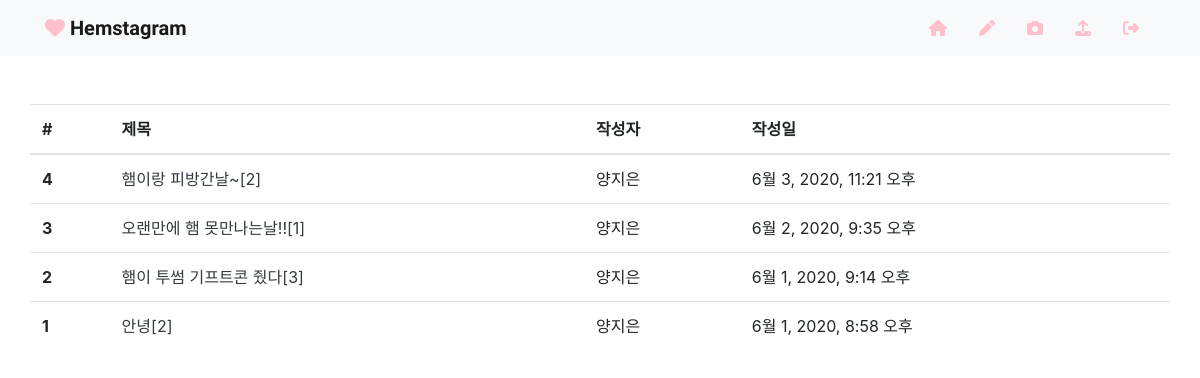
Page /articles/ (signed in) on the earlier database version.
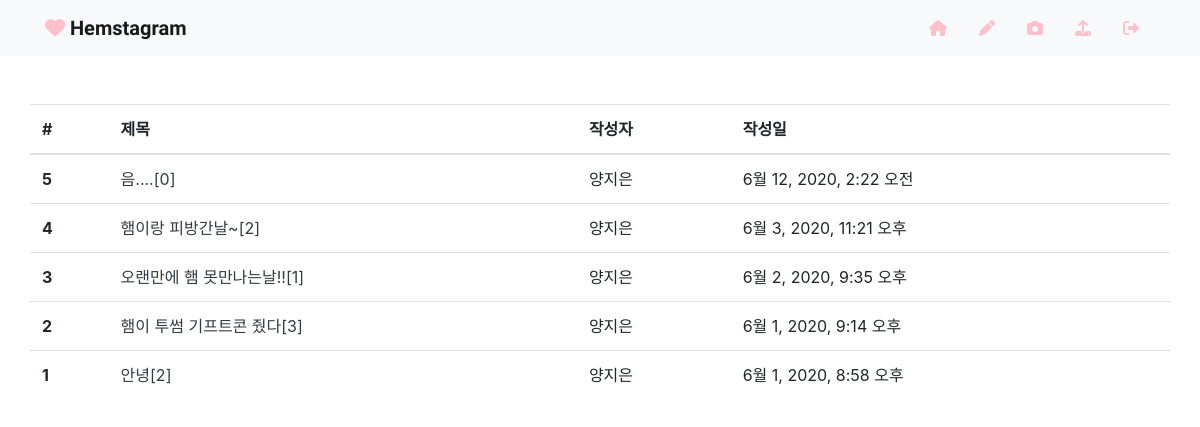
Same page on the later database version.
### articles/models.py (models this page shows)
class Article(models.Model):
    title = models.CharField(max_length=20)
    content = models.TextField()
    created_at = models.DateTimeField(auto_now_add=True)
    updated_at = models.DateTimeField(auto_now=True)
    author = models.ForeignKey(settings.AUTH_USER_MODEL, on_delete=models.CASCADE, related_name='my_articles')
    like_users = models.ManyToManyField(settings.AUTH_USER_MODEL, related_name='like_articles')

### articles/views.py (the view)
# urls.py: path('', views.article_list, name='article_list'),
@require_GET
@login_required
def article_list(request):
    articles = Article.objects.order_by('-created_at')
    paginator = Paginator(articles, 10)
    page = request.GET.get('page')
    page_obj = paginator.get_page(page)
    context = {
        'articles': articles,
        'page_obj': page_obj
    }
    return render(request, 'articles/article_list.html', context)

### articles/templates/articles/article_list.html (shortened to what this page needs)
{% extends 'base.html' %}
{% load bootstrap_pagination %}
{% block body %}
    <table class="table">
      <thead>
        <tr>
          <th scope="col">#</th>
          <th scope="col">제목</th>
          <th scope="col">작성자</th>
          <th scope="col">작성일</th>
        </tr>
      </thead>
      <tbody>
        {% for article in page_obj %}
          <tr>
            <th scope="row">{{ article.pk }}</th>
            <td><a class="text-decoration-none text-dark" href="{% url 'articles:article_detail' article.pk %}">{{ article.title }}[{{ article.comments.count }}]</a></td>
            <td>{{ article.author }}</td>
            <td>{{ article.created_at }}</td>
          </tr>
        {% endfor %}
      </tbody>
    </table>
{% endblock %}

### templates/base.html (shortened to what this page needs)
{% load static %}
{% load bootstrap4 %}
<!doctype html>
<html lang="ko">
<head>
    <link rel="stylesheet" href="https://stackpath.bootstrapcdn.com/bootstrap/4.4.1/css/bootstrap.min.css">
    {% bootstrap_css %}
</head>
<body>
    {% include '_nav.html' %}
    <div class="container mt-5 px-0">
        {% block body %}
        {% endblock %}
    </div>
</body>
</html>

### templates/_nav.html
{% load static %}
{% block static %}
<link rel="stylesheet" href="{% static 'css/nav.css' %}">
{% endblock %}
<nav class="navbar navbar-light bg-light">
    <div class="container">
        <a class="navbar-brand title" href="{% url 'articles:article_list' %}">
            <i class="fas fa-heart" style="color:pink;"></i>
            <strong>Hemstagram</strong>
        </a>
        <ul class="nav justify-content-end">
          <li class="nav-item mx-3">
            <a class="nav-menu" href="{% url 'articles:article_list' %}"><i class="fas fa-home"></i></a>
          </li>
          <li class="nav-item mx-3">
            <a class="nav-menu" href="{% url 'articles:create_article' %}"><i class="fas fa-pen"></i></a>
          </li>
          <li class="nav-item mx-3">
            <a class="nav-menu" href="{% url 'photos:photo_list' %}"><i class="fas fa-camera"></i></a>
          </li>
          <li class="nav-item mx-3">
            <a class="nav-menu" href="{% url 'photos:create_photo' %}"><i class="fas fa-upload"></i></a>
          </li>
          {% if user.is_authenticated %}
            <li class="nav-item mx-3">
              <a class="nav-menu" href="{% url 'accounts:logout' %}"><i class="fas fa-sign-out-alt"></i></a>
            </li>
          {% else %}
            <li class="nav-item mx-3">
              <a class="nav-menu" href="{% url 'accounts:signup' %}"><i class="fas fa-user-plus"></i></a>
            </li>
          {% endif %}
        </ul>
    </div>
</nav>

### static/css/nav.css (style rules this page uses)
.title { font-family: 'Dancing Script', cursive; }
.nav-menu { color: pink; }

Differences in the rows shown:
added Article: pk "5", title "음....", comments.count "0", author "양지은", created_at "6월 12, 2020, 2:22 오전"
